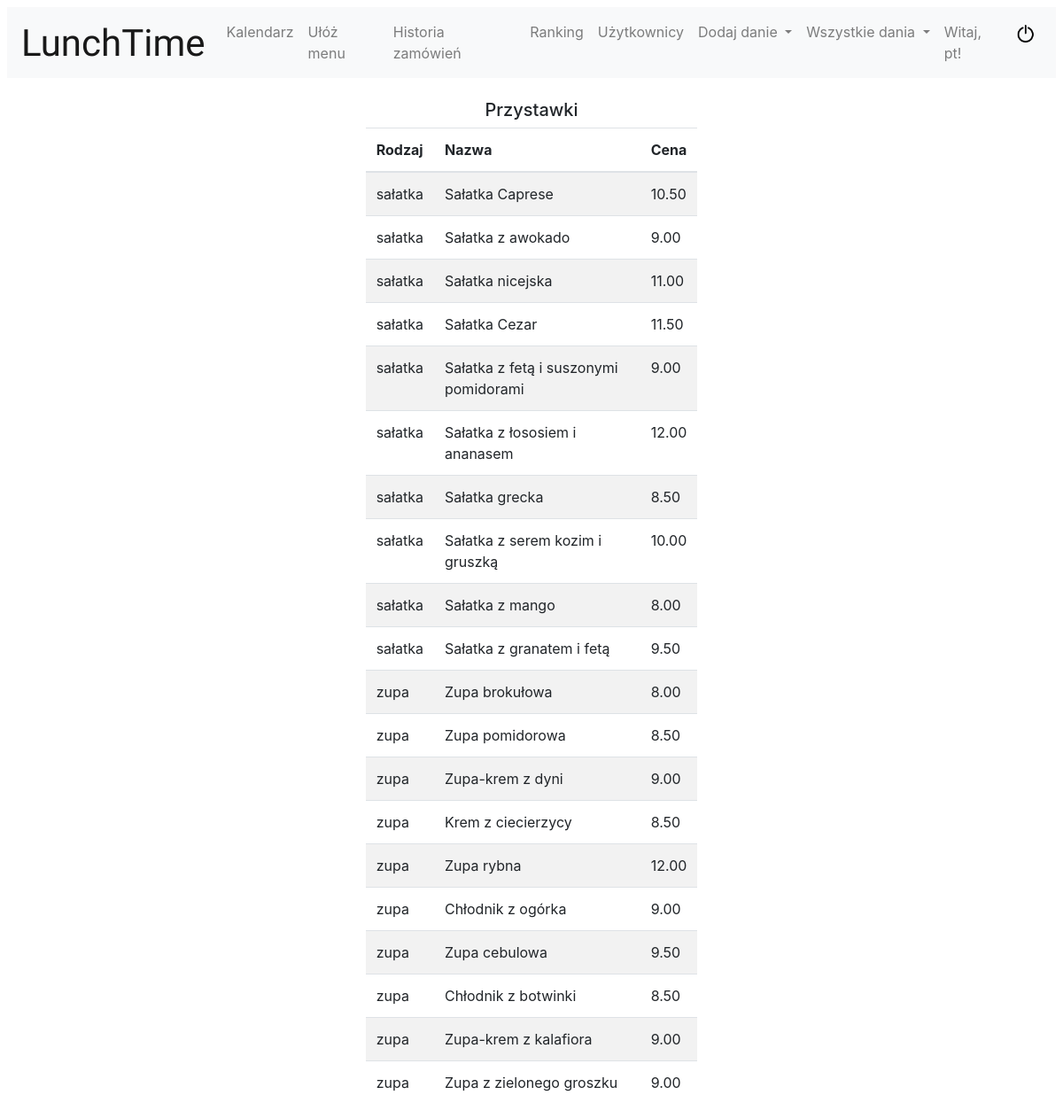
The app's page /appetizers/ (signed in) with its own data.
### buy_lunch/models.py (models this page shows, shortened)
class Appetizer(models.Model):
    appetizer_name = models.CharField(max_length=300, verbose_name='Nazwa')
    appetizer_type = models.IntegerField(choices=APPETIZER_TYPE, verbose_name='Typ')
    appetizer_price = models.DecimalField(decimal_places=2, max_digits=4, verbose_name='Cena')

### buy_lunch/views.py (the view)
# urls.py: path('appetizers/', ShowLAppetizers.as_view(), name='appetizers'),
class ShowLAppetizers(PermissionView):
    def get(self, request):
        appetizers = Appetizer.objects.all()
        return render(request, 'show_appetizers.html', {'appetizers': appetizers})

### buy_lunch/context_processors.py (called while the page is built)
def points(request):
    if request.user.is_authenticated:
        count_points = Points.objects.filter(user=request.user).aggregate(Sum('amount'))
        all_points = count_points['amount__sum']
    else:
        all_points = 0
    return {
        'points': all_points,
    }

### buy_lunch/templatetags/app_filters.py (called while the page is built)
@register.filter(name='appetizer_type')
def appetizer_type(value):
    return dict(APPETIZER_TYPE).get(value)

### buy_lunch/templates/show_appetizers.html
{% extends "base.html" %}
    {% load app_filters %}
{% block content %}
    <h5 class="menu">Przystawki</h5>
    <div class="row justify-content-md-center">
<div class="col-4">
        <table class="table table-striped">
        <thead>
        <tr>
            <th scope="col">Rodzaj</th>
            <th scope="col">Nazwa</th>
            <th scope="col">Cena</th>
        </tr>
        </thead>
        <tbody>
            {% for appetizer in appetizers  %}
            <tr>
                <td>{{ appetizer.appetizer_type | appetizer_type }}</td>
                <td>{{ appetizer.appetizer_name}}</td>
                <td>{{ appetizer.appetizer_price}}</td>
            {% endfor %}
            </tr>
        </tbody>
        </table>
</div>
    </div>
{% endblock %}

### buy_lunch/templates/base.html (shortened to what this page needs)
<!DOCTYPE html>
<html lang="en">
<head>
    {% load static %}
    {% load bootstrap4 %}
    {% bootstrap_css %}
    <link href="https://cdnjs.cloudflare.com/ajax/libs/fullcalendar/3.1.0/fullcalendar.min.css" rel="stylesheet" />
    <link rel="stylesheet" type="text/css" href="{% static 'css/styles.css' %}">
</head>
<body class="ml-2 mr-2 mt-2" >
<header class="navbar navbar-expand-lg navbar-light bg-light mb-4" id="main-header">
  <a class="navbar-brand app-name" href="{% url 'index' %}">LunchTime</a>
  <div class="collapse navbar-collapse" id="navbarNavDropdown">
{% if user.is_staff %}
    <ul class="navbar-nav mr-auto">
      <li class="nav-item">
        <a class="nav-link" href="{% url 'lunch-calendar' %}">Kalendarz</a>
      </li>
      <li class="nav-item">
        <a class="nav-link" href="{% url 'set-menu' %}">Ułóż menu</a>
      </li>
        <li class="nav-item">
        <a class="nav-link" href="{% url 'all-orders' %}">Historia zamówień</a>
      </li>
        <li class="nav-item">
        <a class="nav-link" href="{% url 'ranking' %}">Ranking</a>
      </li>
        <li class="nav-item">
        <a class="nav-link" href="{% url 'users' %}">Użytkownicy</a>
      </li>
      <li class="nav-item dropdown">
        <a class="nav-link dropdown-toggle" href="#" id="navbarDropdownMenuLink" data-toggle="dropdown" aria-haspopup="true" aria-expanded="false">
          Dodaj danie
        </a>
      </li>
    <li class="nav-item dropdown">
        <a class="nav-link dropdown-toggle" href="#" id="navbarDropdownMenuLink" data-toggle="dropdown" aria-haspopup="true" aria-expanded="false">
          Wszystkie dania
        </a>
      </li>
    </ul>
        {% endif %}
    {% if user.is_authenticated %}
        <ul class="navbar-nav ml-auto">
        <span class="navbar-text mx-2">Witaj, {{ user.username }}!</span>
          <div class="nav-item">
            <a class="nav-link" href="{% url 'logout' %}"><img class="logout" src="/media/power.png"></a>
          </div>
         </ul>
    {% endif %}
  </div>
</header>
        {% block content %}
        {% endblock %}
</body>
</html>

### static/css/styles.css (style rules this page uses)
.app-name { font: 42px 'Cookie', Helvetica, sans-serif; }
#main-header { border: 2px transparent; background-color: lavender; }
.menu { display: block; text-align: center; }
table { font-max-size: 12px; }
.logout { width: 20px; height: 20px; }

### records on screen
Appetizer: appetizer_type|appetizer_type "sałatka", appetizer_name "Sałatka Caprese", appetizer_price "10.50"
Appetizer: appetizer_type|appetizer_type "sałatka", appetizer_name "Sałatka z awokado", appetizer_price "9.00"
Appetizer: appetizer_type|appetizer_type "sałatka", appetizer_name "Sałatka nicejska", appetizer_price "11.00"
Appetizer: appetizer_type|appetizer_type "sałatka", appetizer_name "Sałatka Cezar", appetizer_price "11.50"
Appetizer: appetizer_type|appetizer_type "sałatka", appetizer_name "Sałatka z fetą i suszonymi pomidorami", appetizer_price "9.00"
Appetizer: appetizer_type|appetizer_type "sałatka", appetizer_name "Sałatka z łososiem i ananasem", appetizer_price "12.00"
Appetizer: appetizer_type|appetizer_type "sałatka", appetizer_name "Sałatka grecka", appetizer_price "8.50"
Appetizer: appetizer_type|appetizer_type "sałatka", appetizer_name "Sałatka z serem kozim i gruszką", appetizer_price "10.00"
Appetizer: appetizer_type|appetizer_type "sałatka", appetizer_name "Sałatka z mango", appetizer_price "8.00"
Appetizer: appetizer_type|appetizer_type "sałatka", appetizer_name "Sałatka z granatem i fetą", appetizer_price "9.50"
Appetizer: appetizer_type|appetizer_type "zupa", appetizer_name "Zupa brokułowa", appetizer_price "8.00"
Appetizer: appetizer_type|appetizer_type "zupa", appetizer_name "Zupa pomidorowa", appetizer_price "8.50"
Appetizer: appetizer_type|appetizer_type "zupa", appetizer_name "Zupa-krem z dyni", appetizer_price "9.00"
Appetizer: appetizer_type|appetizer_type "zupa", appetizer_name "Krem z ciecierzycy", appetizer_price "8.50"
Appetizer: appetizer_type|appetizer_type "zupa", appetizer_name "Zupa rybna", appetizer_price "12.00"
Appetizer: appetizer_type|appetizer_type "zupa", appetizer_name "Chłodnik z ogórka", appetizer_price "9.00"
Appetizer: appetizer_type|appetizer_type "zupa", appetizer_name "Zupa cebulowa", appetizer_price "9.50"
Appetizer: appetizer_type|appetizer_type "zupa", appetizer_name "Chłodnik z botwinki", appetizer_price "8.50"
Appetizer: appetizer_type|appetizer_type "zupa", appetizer_name "Zupa-krem z kalafiora", appetizer_price "9.00"
Appetizer: appetizer_type|appetizer_type "zupa", appetizer_name "Zupa z zielonego groszku", appetizer_price "9.00"

### other values on screen
{{ user.username }} "pt"
